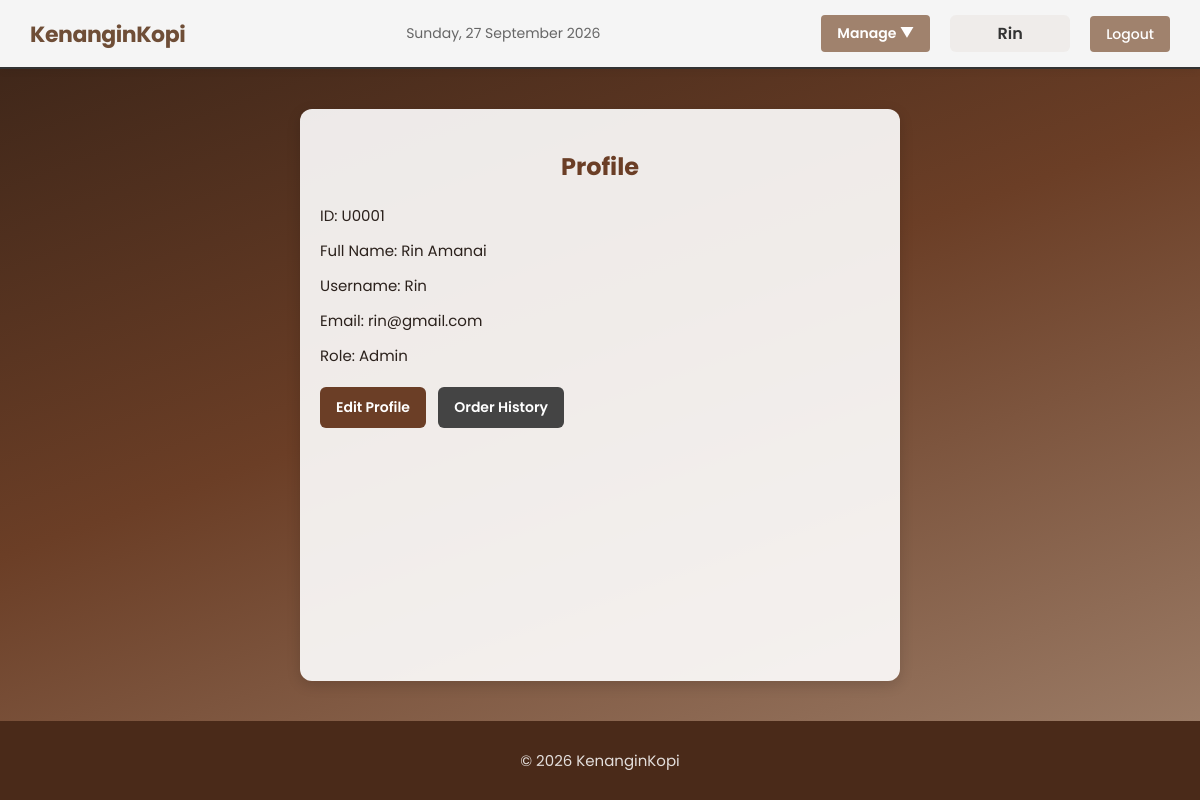
Screenshot of /profile.php (signed in) with the database file from the repository.
### tables this page shows
CREATE TABLE users (
  UserID char(5) NOT NULL,
  UserFullName varchar(50) NOT NULL,
  UserName varchar(50) NOT NULL,
  UserEmail varchar(50) NOT NULL,
  UserPassword varchar(100) NOT NULL,
  UserRole char(6) NOT NULL DEFAULT 'User'
);

### profile.php (the view, shortened to what this page needs)
<?php
require_once __DIR__ . '/inc/db.php';
$page_css = 'assets/css/profile.css';
require_once __DIR__ . '/inc/header.php';
?>
<h2>Profile</h2>
<p>ID: <?=$user['UserID']?></p>
<p>Full Name: <?=htmlspecialchars($user['UserFullName'])?></p>
<p>Username: <?=htmlspecialchars($user['UserName'])?></p>
<p>Email: <?=htmlspecialchars($user['UserEmail'])?></p>
<p>Role: <?=htmlspecialchars($user['UserRole'])?></p>
<a href="edit_profile.php" class="btn">Edit Profile</a>
<a href="history.php" class="btn" style="background:#444">Order History</a>
<?php require_once __DIR__ . '/inc/footer.php'; ?>

### inc/header.php (shortened to what this page needs)
<?php
require_once __DIR__ . '/db.php';
$base_path = (strpos($_SERVER['REQUEST_URI'], '/admin/') !== false) ? '../' : '';
$user = null;
if (!empty($_SESSION['user_id'])) {
    $stmt = $mysqli->prepare("SELECT UserID, UserFullName, UserName, UserEmail, UserRole FROM Users WHERE UserID = ?");
    $stmt->bind_param("s", $_SESSION['user_id']);
    $stmt->execute();
    $user_res = $stmt->get_result();
    $user = $user_res->fetch_assoc();
}
$today = date('l, d F Y');
?>
<!doctype html>
<html>
<head>
  <link rel="stylesheet" href="<?=$base_path?>assets/css/base.css">
  <?php if (isset($page_css)): ?>
  <link rel="stylesheet" href="<?=$page_css?>">
  <?php endif; ?>
</head>
<body>
  <header class="main-header">
    <div class="brand"><a href="<?=$base_path?>index.php">KenanginKopi</a></div>
    <div class="date"><?=$today?></div>
    <nav>
      <ul>
        <?php if (!$user): ?>
          <li><a href="<?=$base_path?>login.php">Login</a></li>
        <?php elseif ($user['UserRole'] === 'Admin'): ?>
          <li class="dropdown">
            <button class="dropdown-btn">Manage ▼</button>
          </li>
          <li><span class="user-name"><?=htmlspecialchars($user['UserName'])?></span></li>
          <li><a href="<?=$base_path?>logout.php" class="logout-btn">Logout</a></li>
        <?php endif; ?>
      </ul>
    </nav>
  </header>
  <main class="container">

### assets/css/base.css (style rules this page uses)
:root { --accent: #6b3e26; --accent-dark: #4a2a19; --accent-light: #a0826d; --cream: #f7f1ea; --text: #2b211c; --muted: #7a6f68; --danger: #c0392b; --success: #2e7d32; --radius: 12px; }
* { box-sizing: border-box; }
html, body { height: 100%; }
body { font-family: 'Poppins', Inter, ui-sans-serif, system-ui, Arial, Helvetica, sans-serif; margin: 0; color: var(--text); display: flex; flex-direction: column; min-height: 100vh; background: linear-gradient(160deg, #3a2418 0%, #6b3e26 45%, #a0826d 100%); background-attachment: fixed; }
.container { padding: 20px; max-width: 800px; margin: 0 auto; width: 100%; flex: 1 0 auto; }
.main-header { display: flex; align-items: center; justify-content: space-between; padding: 14px 24px; background: rgba(255, 255, 255, 0.92); border-bottom: 1px solid #ecdfd3; backdrop-filter: blur(6px); position: sticky; top: 0; z-index: 10; box-shadow: 0 2px 8px rgba(0,0,0,0.06); }
.brand a { font-size: 22px; color: var(--accent); text-decoration: none; font-weight: 700; letter-spacing: -0.02em; }
nav ul { list-style: none; margin: 0; padding: 0; display: flex; gap: 8px; align-items: center; }
nav li { border-radius: 8px; }
nav a { color: var(--text); text-decoration: none; padding: 8px 12px; border-radius: 8px; font-weight: 500; transition: background 0.15s ease, color 0.15s ease; }
.date { color: var(--muted); font-size: 13px; }
h2 { color: var(--accent-dark); }
button, input[type="submit"], .btn { background: var(--accent); color: #fff; border: none; padding: 9px 16px; border-radius: 8px; cursor: pointer; font-family: inherit; font-weight: 600; font-size: 14px; transition: background 0.15s ease, transform 0.1s ease, box-shadow 0.15s ease; }

### assets/css/profile.css (style rules this page uses)
.container { padding: 20px; max-width: 600px; margin: 40px auto; background: rgba(255, 255, 255, 0.90); border-radius: 12px; box-shadow: 0 4px 14px rgba(0,0,0,0.15); }
h2 { color: var(--accent); margin-bottom: 20px; text-align: center; }
p { margin: 12px 0; font-size: 15px; }
.btn { display: inline-block; margin: 8px 8px 8px 0; padding: 10px 16px; text-decoration: none; border-radius: 6px; background: var(--accent); color: #fff; transition: opacity 0.3s; }
.btn[style*="background:#444"] { background: #444; }

### inc/header.php (style rules this page uses)
.main-header { display: flex; justify-content: space-between; align-items: center; padding: 15px 30px; background: #f5f5f5; border-bottom: 2px solid #333; }
.brand { font-size: 24px; font-weight: bold; color: #6f4e37; }
.brand a { text-decoration: none; color: #6f4e37; }
.date { color: #666; font-size: 14px; }
nav ul { display: flex; gap: 20px; list-style: none; margin: 0; padding: 0; align-items: center; }
nav a, nav button { text-decoration: none; color: #333; font-size: 14px; padding: 8px 12px; }
.dropdown { position: relative; display: inline-block; }
.dropdown-btn { background: #a0826d; color: white; padding: 8px 16px; border: none; border-radius: 4px; cursor: pointer; font-size: 14px; }
.logout-btn { background: #a0826d; color: white; padding: 8px 16px; border: none; border-radius: 4px; cursor: pointer; font-size: 14px; text-decoration: none; }
.user-name { color: #333; font-size: 16px; font-weight: 600; padding: 6px 10px; background: rgba(160,128,109,0.08); border-radius: 6px; min-width: 120px; text-align: center; display: inline-block; }

### rows the page displays
users: UserName "Rin", UserID "U0001", UserFullName "Rin Amanai", UserEmail "rin@gmail.com", UserRole "Admin"
